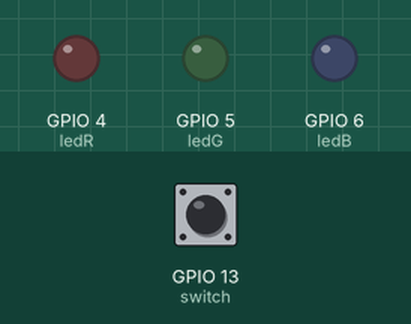
Bench run of a program on a simulated Raspberry Pi (BCM pin numbers). Shown: output pins drawn as LEDs (lit = HIGH). The inputs (shaded band) are chosen by the test bench; at power-on: GPIO 13 (switch) LOW.

Above: at 1.2 s.
1.3 s: GPIO 13 (switch) pulled HIGH for 0.15 s
At 2.5 s:
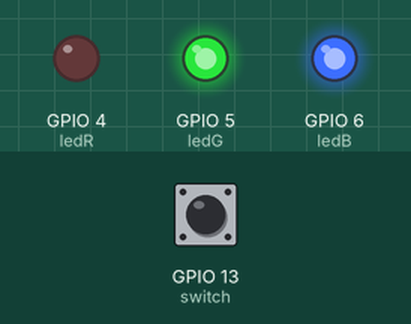
3.0 s: GPIO 13 (switch) pulled HIGH for 1 s
At 4.4 s:
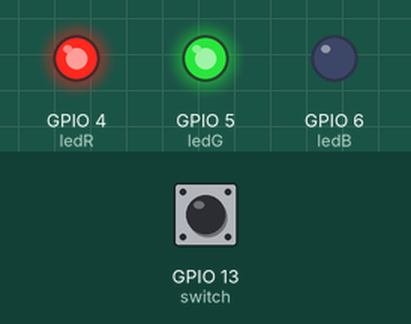
5.5 s: GPIO 13 (switch) pulled HIGH for 0.15 s
At 6.9 s:
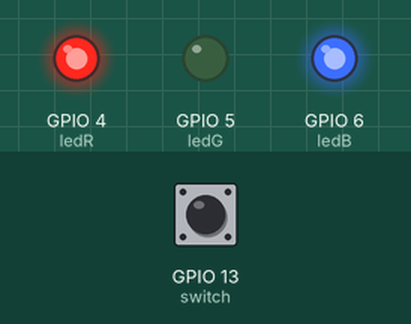
7.2 s: GPIO 13 (switch) pulled HIGH for 3.2 s
At 11.7 s:
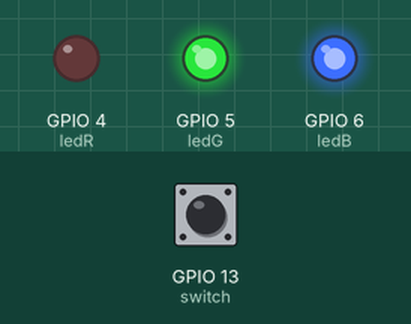
Timing chart, 0 to 12.9 s (numbered marks = the images above; inputs shaded):
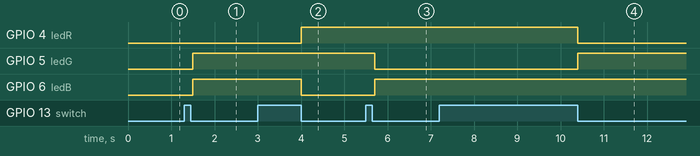

The program:

ex04_input02.py
```python
import RPi.GPIO as GPIO
import time

switch = 13
ledR = 4
ledG = 5
ledB = 6

GPIO.setmode(GPIO.BCM)
GPIO.setup(switch, GPIO.IN)
GPIO.setup(ledR, GPIO.OUT)
GPIO.setup(ledB, GPIO.OUT)
GPIO.setup(ledG, GPIO.OUT)

index = 0
last_state = GPIO.input(switch)

try:
    while True:
        current_state = GPIO.input(switch)
        if last_state == GPIO.HIGH and current_state == GPIO.LOW:
            if index == 0:
                GPIO.output(ledR, False)
                GPIO.output(ledB, True)
                GPIO.output(ledG, True)
                index = 1
            elif index == 1:
                GPIO.output(ledR, True)
                GPIO.output(ledB, False)
                GPIO.output(ledG, True)
                index = 2
            elif index == 2:
                GPIO.output(ledR, True)
                GPIO.output(ledB, True)
                GPIO.output(ledG, False)
                index = 0

        last_state = current_state
        time.sleep(0.1)
except KeyboardInterrupt:
    GPIO.cleanup()
```

Measured:
- after the input at 1.3 s, GPIO 5 (ledG), GPIO 6 (ledB): LOW → HIGH after 0.20 s
- after the input at 3.0 s, GPIO 4 (ledR): LOW → HIGH after 1.0 s; GPIO 6 (ledB): HIGH → LOW after 1.0 s
- after the input at 5.5 s, GPIO 5 (ledG): HIGH → LOW after 0.20 s; GPIO 6 (ledB): LOW → HIGH after 0.20 s
- after the input at 7.2 s, GPIO 4 (ledR): HIGH → LOW after 3.2 s; GPIO 5 (ledG): LOW → HIGH after 3.2 s
